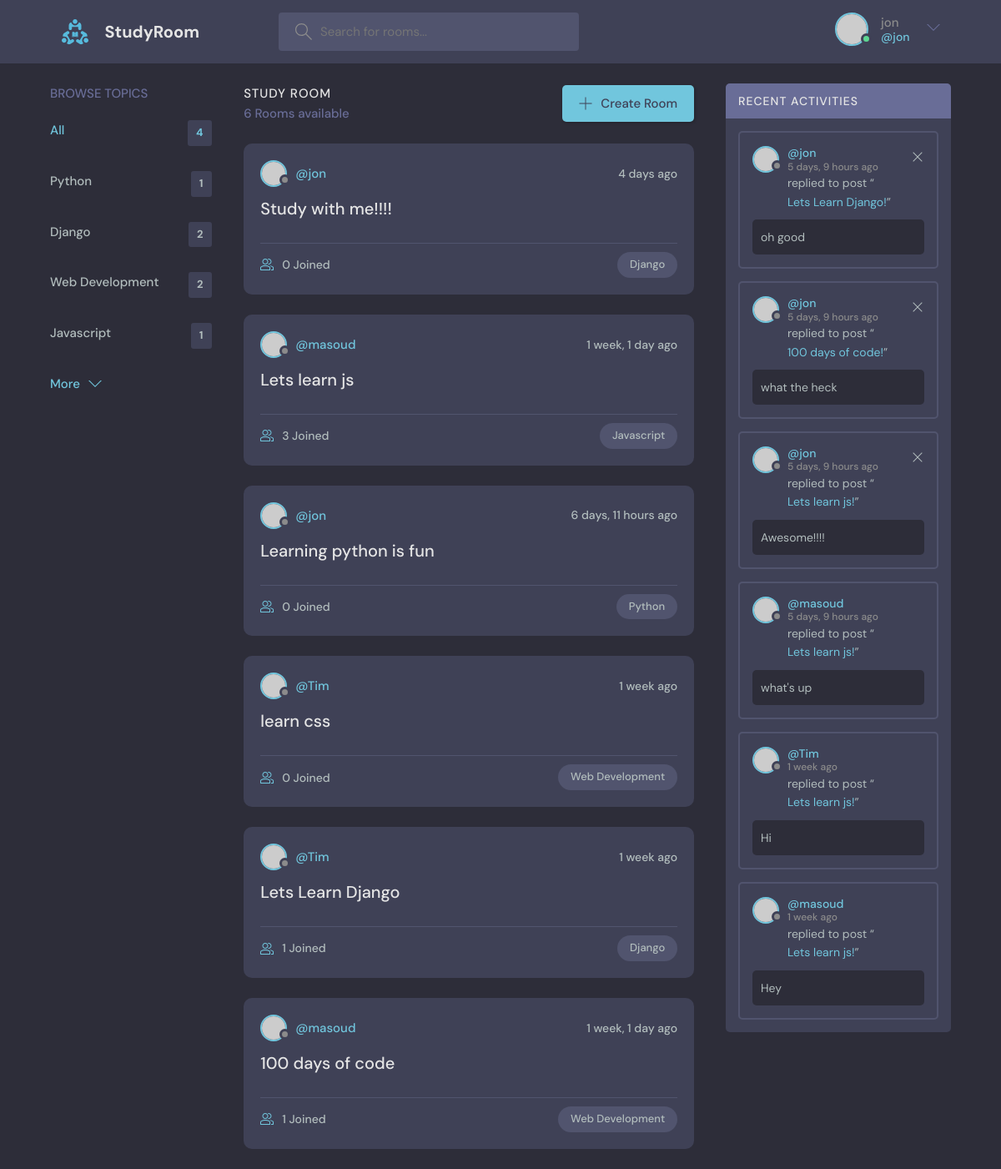
The page / (signed in) on the database its author committed.
### base/models.py (models this page shows, shortened)
class Topic(models.Model):
    name = models.CharField(max_length=200)

class Room(models.Model):
    host = models.ForeignKey(User, on_delete=models.SET_NULL, null=True)
    topic = models.ForeignKey(Topic, on_delete=models.SET_NULL, null=True)
    name = models.CharField(max_length=200)
    description = models.TextField(null=True, blank=True)
    participants = models.ManyToManyField(
        User, related_name='participants', blank=True)
    updated = models.DateTimeField(auto_now=True)
    created = models.DateTimeField(auto_now_add=True)
    class Meta:
        ordering = ['-updated', '-created']
    def __str__(self):
        return self.name

class Message(models.Model):
    user = models.ForeignKey(User, on_delete=models.CASCADE)
    room = models.ForeignKey(Room, on_delete=models.CASCADE)
    body = models.TextField()
    updated = models.DateTimeField(auto_now=True)
    created = models.DateTimeField(auto_now_add=True)
    class Meta:
        ordering = ['-updated', '-created']
    def __str__(self):
        return self.body[0:50]

### base/views.py (the view)
# urls.py: path('', views.home, name="home"),
def home(request):
    q = request.GET.get('q') if request.GET.get('q') != None else ''
    rooms = Room.objects.filter(
        Q(topic__name__icontains=q) |
        Q(name__icontains=q) |
        Q(description__icontains=q)
    )
    topics = Topic.objects.all()
    room_count = rooms.count()
    room_messages = Message.objects.filter(Q(room__topic__name__icontains=q))
    context = {'rooms': rooms, 'topics': topics,
               'room_count': room_count, 'room_messages': room_messages}
    return render(request, 'base/home.html', context)

### base/templates/base/home.html (shortened to what this page needs)
{% extends 'main.html' %} {% block content %}
<main class="layout layout--3">
    <div class="container">
        {% include 'base/topics_component.html' %}
        <div class="roomList">
            <div class="roomList__header">
                <div>
                    <h2>Study Room</h2>
                    <p>{{room_count}} Rooms available</p>
                </div>
                <a class="btn btn--main" href="create-room.html">
                    <svg
                        version="1.1"
                        xmlns="http://www.w3.org/2000/svg"
                        width="32"
                        height="32"
                        viewBox="0 0 32 32"
                    >
                        <title>add</title>
                        <path
                            d="M16.943 0.943h-1.885v14.115h-14.115v1.885h14.115v14.115h1.885v-14.115h14.115v-1.885h-14.115v-14.115z"
                        ></path>
                    </svg>
                    Create Room
                </a>
            </div>
            {% include 'base/feed_component.html' %}
        </div>
        {% include 'base/activity_component.html' %}
    </div>
</main>
{% endblock %}

### templates/navbar.html (shortened to what this page needs)
{% load static %}
<header class="header header--loggedIn">
    <div class="container">
        <a href="{% url 'home' %}" class="header__logo">
            <img src="{% static 'images/logo.svg' %}" />
            <h1>StudyRoom</h1>
        </a>
        <form class="header__search" method="GET" action="{% url 'home' %}">
            <label>
                <input placeholder="Search for rooms..." name="q" />
            </label>
        </form>
        <nav class="header__menu">
            {% if request.user.is_authenticated %}
            <div class="header__user">
                <a href="profile.html">
                    <div class="avatar avatar--medium active">
                        <img
                            src="https://randomuser.me/api/portraits/men/37.jpg"
                        />
                    </div>
                    <p>
                        {{request.user.username}}
                        <span> @{{request.user.username}} </span>
                    </p>
                </a>
                <button class="dropdown-button">
                    <svg
                        version="1.1"
                        xmlns="http://www.w3.org/2000/svg"
                        width="32"
                        height="32"
                        viewBox="0 0 32 32"
                    >
                        <title>chevron-down</title>
                        <path
                            d="M16 21l-13-13h-3l16 16 16-16h-3l-13 13z"
                        ></path>
                    </svg>
                </button>
            </div>
            {% else %}
            <a href="{% url 'login' %}">
                <img src="{% static 'images/avatar.svg' %}" />
                <p>Login</p>
            </a>
            {% endif %}
        </nav>
    </div>
</header>

### base/templates/base/topics_component.html
<div class="topics">
    <div class="topics__header">
        <h2>Browse Topics</h2>
    </div>
    <ul class="topics__list">
        <li>
            <a href="{% url 'home' %}" class="active">
                All <span>{{topics.count}}</span>
            </a>
        </li>
        {% for topic in topics %}
        <li>
            <a href="{% url 'home'  %}?q={{topic.name}}">
                {{topic.name}}<span>{{topic.room_set.all.count}}</span>
            </a>
        </li>
        {% endfor %}
    </ul>
    <a class="btn btn--link" href="topics.html">
        More
        <svg
            version="1.1"
            xmlns="http://www.w3.org/2000/svg"
            width="32"
            height="32"
            viewBox="0 0 32 32"
        >
            <title>chevron-down</title>
            <path d="M16 21l-13-13h-3l16 16 16-16h-3l-13 13z"></path>
        </svg>
    </a>
</div>

### base/templates/base/feed_component.html (shortened to what this page needs)
{% for room in rooms %}
<div class="roomListRoom">
    <div class="roomListRoom__header">
        <a
            href="{% url 'user-profile' room.host.id %}"
            class="roomListRoom__author"
        >
            <div class="avatar avatar--small">
                <img src="https://randomuser.me/api/portraits/women/11.jpg" />
            </div>
            <span>@{{room.host.username}}</span>
        </a>
        <div class="roomListRoom__actions">
            <span>{{room.created|timesince}} ago</span>
        </div>
    </div>
    <div class="roomListRoom__content">
        <a href="{% url 'room' room.id %}">{{room.name}}</a>
    </div>
    <div class="roomListRoom__meta">
        <a href="{% url 'room' room.id %}" class="roomListRoom__joined">
            {{room.participants.all.count}} Joined
        </a>
        <p class="roomListRoom__topic">{{room.topic.name}}</p>
    </div>
</div>
{% endfor %}

### base/templates/base/activity_component.html
<div class="activities">
    <div class="activities__header">
        <h2>Recent Activities</h2>
    </div>
    {% for message in room_messages %}
    <div class="activities__box">
        <div class="activities__boxHeader roomListRoom__header">
            <a
                href="{% url 'user-profile' message.user.id %}"
                class="roomListRoom__author"
            >
                <div class="avatar avatar--small">
                    <img
                        src="https://randomuser.me/api/portraits/women/11.jpg"
                    />
                </div>
                <p>
                    @{{message.user}}
                    <span>{{message.created|timesince}} ago</span>
                </p>
            </a>
            {% if request.user == message.user %}
            <div class="roomListRoom__actions">
                <a href="{% url 'delete-message' message.id %}">
                    <svg
                        version="1.1"
                        xmlns="http://www.w3.org/2000/svg"
                        width="32"
                        height="32"
                        viewBox="0 0 32 32"
                    >
                        <title>remove</title>
                        <path
                            d="M27.314 6.019l-1.333-1.333-9.98 9.981-9.981-9.981-1.333 1.333 9.981 9.981-9.981 9.98 1.333 1.333 9.981-9.98 9.98 9.98 1.333-1.333-9.98-9.98 9.98-9.981z"
                        ></path>
                    </svg>
                </a>
            </div>
            {% endif %}
        </div>
        <div class="activities__boxContent">
            <p>
                replied to post “<a href="{% url 'room' message.room.id %}"
                    >{{message.room}}!</a
                >”
            </p>
            <div class="activities__boxRoomContent">{{message}}</div>
        </div>
    </div>
    {% endfor %}
</div>

### rows shown on the page
Topic: name "Python", room_set.all.count "1"
Topic: name "Django", room_set.all.count "2"
Topic: name "Web Development", room_set.all.count "2"
Topic: name "Javascript", room_set.all.count "1"
Room: host.username "jon", created "4 days", name "Study with me!!!!", participants.all.count "0", topic.name "Django"
Room: host.username "masoud", created "1 week, 1 day", name "Lets learn js", participants.all.count "3", topic.name "Javascript"
Room: host.username "jon", created "6 days, 11 hours", name "Learning python is fun", participants.all.count "0", topic.name "Python"
Room: host.username "Tim", created "1 week", name "learn css", participants.all.count "0", topic.name "Web Development"
Room: host.username "Tim", created "1 week", name "Lets Learn Django", participants.all.count "1", topic.name "Django"
Room: host.username "masoud", created "1 week, 1 day", name "100 days of code", participants.all.count "1", topic.name "Web Development"
Message: user "jon", created "5 days, 9 hours", room "Lets Learn Django", body "oh good"
Message: user "jon", created "5 days, 9 hours", room "100 days of code", body "what the heck"
Message: user "jon", created "5 days, 9 hours", room "Lets learn js", body "Awesome!!!!"
Message: user "masoud", created "5 days, 9 hours", room "Lets learn js", body "what's up"
Message: user "Tim", created "1 week", room "Lets learn js", body "Hi"
Message: user "masoud", created "1 week", room "Lets learn js", body "Hey"

### other values the page prints
{{ request.user.username }} "jon"
{{ topics.count }} "4"
{{ room_count }} "6"
